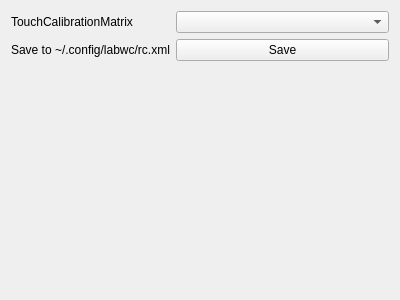
<?xml version="1.0" encoding="UTF-8"?>
<ui version="4.0">
 <class>LabwcWidget</class>
 <widget class="QWidget" name="LabwcWidget">
  <property name="geometry">
   <rect>
    <x>0</x>
    <y>0</y>
    <width>400</width>
    <height>300</height>
   </rect>
  </property>
  <property name="windowTitle">
   <string>Form</string>
  </property>
  <layout class="QFormLayout" name="formLayout">
   <item row="0" column="0">
    <widget class="QLabel" name="cbLabel">
     <property name="toolTip">
      <string>&lt;html&gt;&lt;head/&gt;&lt;body&gt;&lt;p&gt;On some devices (especially tablets), the touch coordinates are incorrect and a rotation needs to be performed.&lt;/p&gt;&lt;/body&gt;&lt;/html&gt;</string>
     </property>
     <property name="text">
      <string>TouchCalibrationMatrix</string>
     </property>
    </widget>
   </item>
   <item row="0" column="1">
    <widget class="QComboBox" name="cbComboBox"/>
   </item>
   <item row="1" column="1">
    <widget class="QPushButton" name="saveButton">
     <property name="text">
      <string>Save</string>
     </property>
    </widget>
   </item>
   <item row="1" column="0">
    <widget class="QLabel" name="saveLabel">
     <property name="text">
      <string>Save to ~/.config/labwc/rc.xml</string>
     </property>
    </widget>
   </item>
  </layout>
 </widget>
 <resources/>
 <connections/>
</ui>
